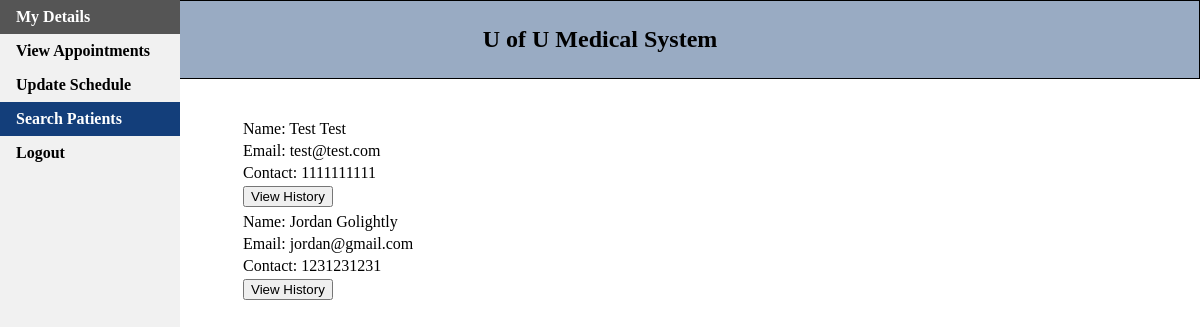
Page /searchPatient.php (signed in) on the committed database.
### tables this page shows
CREATE TABLE `patient` (
  `id` int(6) NOT NULL,
  `username` varchar(50) NOT NULL,
  `first_name` varchar(50) NOT NULL,
  `last_name` varchar(50) NOT NULL,
  `pwd` varchar(50) NOT NULL,
  `email` varchar(50) NOT NULL,
  `gender` varchar(10) NOT NULL,
  `birthday` date NOT NULL,
  `contact` bigint(10) NOT NULL,
  `address` varchar(100) NOT NULL
);

### searchPatient.php (the view, shortened to what this page needs)
<!DOCTYPE html>
<html>
<head>
</head>
<body>
<html>
<ul>
  <li><a href="doctorHome.php">My Details</a></li>
  <li><a href="myAppointments.php">View Appointments</a></li>
  <li><a href="doctorSchedule.php">Update Schedule</a></li>
  <li><a class="active" href="searchPatient.php">Search Patients</a></li>
  <li><a href="logout.php">Logout</a></li>
</ul>
		<section style="display:block; overflow:hidden; background:#99ABC3;  border: 1px solid ; padding:5px; ">
    <div style="text-align: center;">
        <h1>
			U of U Medical System
		</h1>
     </div>
</section>
  <br><br>
  <div style="display:block;margin-left:20%;">
	<table align ="left">
	<?php
	require_once 'login.php';
	$conn = new mysqli($hn, $un, $pw, $db);
	$query = "SELECT * FROM patient";
	$result = $conn->query($query);
	$rows = $result->num_rows;
	for ($j = 0 ; $j < $rows ; ++$j){
					$result->data_seek($j);
					$row = $result->fetch_array(MYSQLI_NUM);
?>
		<tr>
			<tr>
				<td><?php echo 'Name: '. $row['2'] . ' ' . $row['3'] . '<br>' ?></td>
			</tr>
			<tr>
				<td><?php echo 'Email: '  . $row['5'] . '<br>' ?></td>
			</tr>
			<tr>
				<td><?php echo 'Contact: '  . $row['8'] . '<br>' ?></td>
			</tr>
			<tr>
			<td><input type='submit' value='View History' onclick="location='patientHistory.php?id=<?php echo $row['0'] ?>'"></td>
			</tr>
		</tr>
		<?php
	}
?>
	 </table>
	 </div>
	</body>
</html>

### searchPatient.php (style rules this page uses)
body { margin: 0; }
ul { list-style-type: none; margin: 0; padding: 0; width: 15%; background-color: #f1f1f1; position: fixed; height: 100%; overflow: auto; font-weight: bold; }
li a { display: block; color: #000; padding: 8px 16px; text-decoration: none; }
li a.active { background-color: #133E7A; color: white; }

### rows in the picture
patient: first_name "Test", last_name "Test", email "test@test.com", contact "1111111111"
patient: first_name "Jordan", last_name "Golightly", email "jordan@gmail.com", contact "1231231231"
